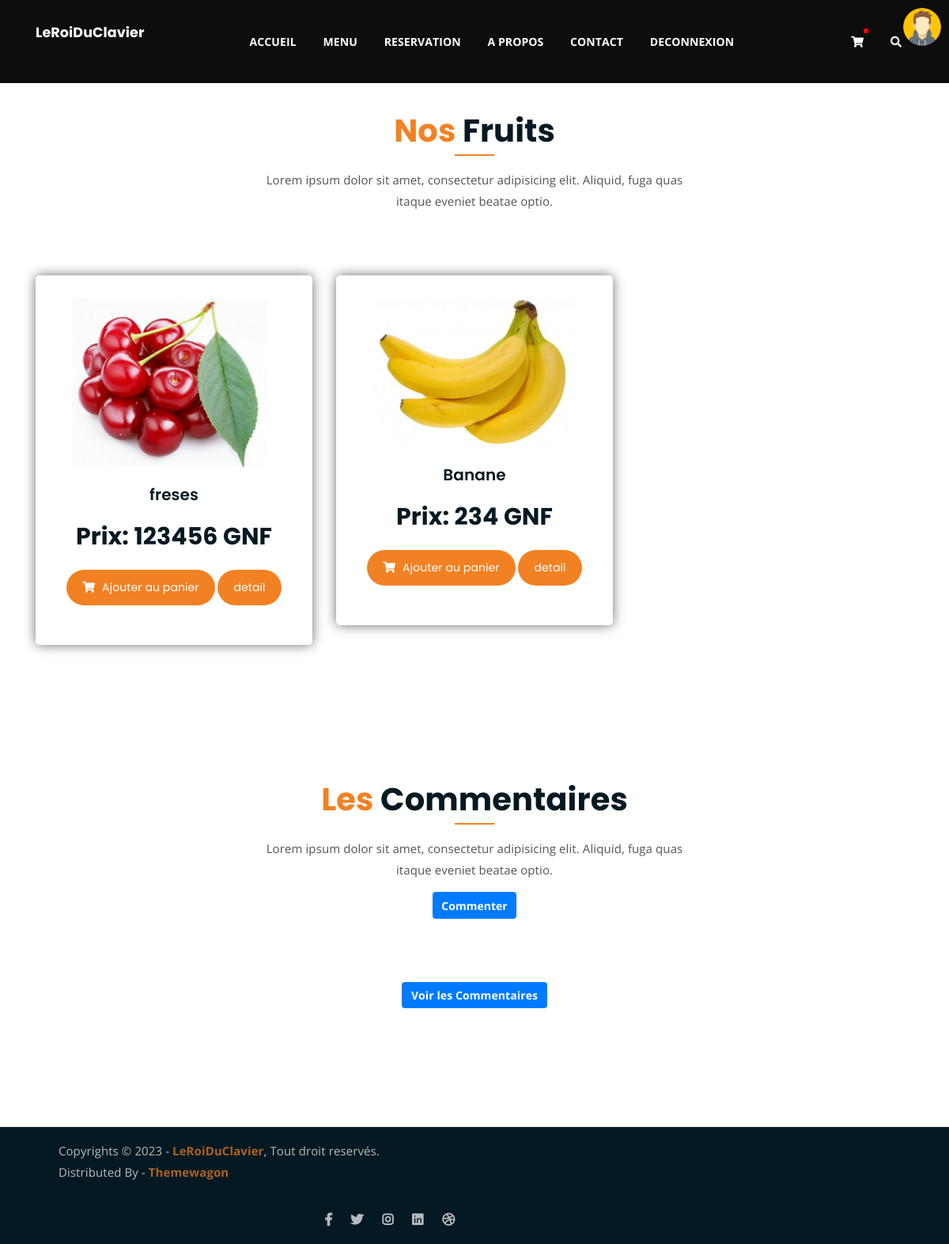
/categorie1 (signed in), run on the app's committed database.
### gestion_compte/models.py (models this page shows)
class utilisateurs(AbstractUser):
    phone = models.CharField(max_length=13,unique=True,null=True,blank=True)
    profile=models.ImageField(upload_to='profile/',null=True,blank=True)
    token = models.CharField(max_length=120, default='')

### gestion_produit/models.py (models this page shows, shortened)
class Categorie(models.Model):
    nom_categorie = models.CharField(max_length=50)
    class Meta:
        verbose_name=("Categorie")
        verbose_name_plural=("Categories")

class Produits(models.Model):
    nom = models.CharField(max_length=50)
    description = models.TextField()
    prix = models.PositiveIntegerField()
    image = models.ImageField(upload_to='%Y/%m/%d',blank=True,null=True)
    date = models.DateField(auto_now=True)
    categorie = models.ForeignKey(Categorie, on_delete=models.CASCADE)
    class Meta:
        verbose_name=("Produits")
        verbose_name_plural=("Produits")

### gestion_produit/views.py (the view)
def aff_categories(request,id_categorie):
    categorie = Categorie.objects.get(id=id_categorie)
    produit = Produits.objects.filter(categorie=categorie)
    context = {"categorie":categorie,
               "produit":produit}
    return render(request, 'gestion_produit/categories.html',context)

### gestion_produit/context_proccessor.py (called while the page is built)
def list_menu(request):
    donnees = Produits.objects.all()
    cat = Categorie.objects.all()
    context = {'donnees':donnees,"cat":cat}
    return context

### gestion_produit/templates/gestion_produit/categories.html
{% block header %}
	{% include "header.html" %}
{% endblock %}
<div class="product-section mt-150 mb-150">
	<div class="container">
		<div class="row">
			<div class="col-lg-8 offset-lg-2 text-center">
				<div class="section-title">
					<h3><span class="orange-text">Nos</span> {{ categorie.nom_categorie }}</h3>
					<p>Lorem ipsum dolor sit amet, consectetur adipisicing elit. Aliquid, fuga quas itaque eveniet beatae optio.</p>
				</div>
			</div>
		</div>
		<div class="row product-lists">
			{% for Produits in produit  %}
			<div class="col-lg-4 col-md-6 text-center berry">
				<div class="single-product-item">
					<div class="product-image">
						<a href="{% url 'detail_produit' Produits.id %}"><img src="{{ Produits.image.url }}" alt="{{Produits.nom}}" ></a>
					</div>
					<h3>{{ Produits.nom }}</h3>
					<p class="product-price">Prix: {{ Produits.prix }} GNF</p>
					<a href="{% url 'add_to_card' Produits.id %}" class="cart-btn"><i class="fas fa-shopping-cart"></i> Ajouter au panier</a>
					<a href="detail_produit/{{Produits.id}}" class="cart-btn"> detail</a>
				</div>
			</div>
			{% empty %}
			<center>
				<h3> ce produit n'existe pas pour le moment !!!</h3>
			</center>			{% endfor %}
		</div>
	</div>
</div>
{% block footer %}
	{% include "footer.html" %}
{% endblock %}

### templates/header.html (shortened to what this page needs)
{% load static %}
{% block header %}
<!DOCTYPE html>
<html lang="en">
	<head>
		<link rel="stylesheet" href="{% static 'gestion_produit/assets/css/all.min.css' %} ">
		<link rel="stylesheet" href=" {% static 'gestion_produit/assets/bootstrap/css/bootstrap.min.css' %} ">
		<link rel="stylesheet" href=" {% static 'gestion_produit/assets/css/owl.carousel.css' %} ">
		<link rel="stylesheet" href=" {% static 'gestion_produit/assets/css/magnific-popup.css' %} ">
		<link rel="stylesheet" href="{% static 'gestion_produit/assets/css/animate.css' %}">
		<link rel="stylesheet" href="{% static 'gestion_produit/assets/css/meanmenu.min.css' %}">
		<link rel="stylesheet" href="{% static 'gestion_produit/assets/css/main.css' %}">
		<link rel="stylesheet" href="{% static 'gestion_produit/assets/css/responsive.css' %}">
	</head>
<body>
	<div class="top-header-area" id="sticker" style="background-color: rgb(14, 13, 13);">
		{% if user.is_authenticated %}
			{% if user.profile %}
			<img src="{{ user.profile.url }}" alt="" style="width: 4%;float: right;border-radius: 50%;margin: 10px;position: absolute;right: 0;top: 0;">
			{% else %}
		<img src="media/img/avatar.jpg" alt="" style="width: 4%;float: right;border-radius: 50%;margin: 10px;position: absolute;right: 0;top: 0;">
			{% endif %}
		{% endif %}
		<div class="container">
			<div class="row">
				<div class="col-lg-12 col-sm-12 text-center">
					<div class="main-menu-wrap">
						<div class="site-logo">
							{% if user.is_authenticated %}
							<a href="{% url 'list_menu'%}">
								<h5 style="color: white;">{{ user.username }}</h5>
							</a>
							{% endif %}
						</div>
						<nav class="main-menu">
							<ul>
								<li class="active "><a href="{% url 'list_menu' %}" >ACCUEIL</a>
								</li>
								<li class=""><a href="{% url 'all_products' %}">MENU</a>
								</li>
								<li class=""><a href="{% url 'reservation' %}">RESERVATION</a></li>
								<li class=""><a href="{% url 'apropos' %}">A PROPOS</a></li>
								<li class=""><a href="{% url 'contact' %}">CONTACT</a></li>
								{% if not user.is_authenticated %}
								<li class=" "><a href="#">CONNEXION</a>
									<ul class="sub-menu">
										<li><a href="{% url 'login' %}">Se connecter</a>
											<li><a href="{% url 'singup' %}">S'inscrire</a></li>
									</ul>
								</li>
								{% else %}
								<li class=" "><a href="{% url 'logout' %}">DECONNEXION</a></li>
								{% endif %}
								<li>
									<div class="header-icons">
										{% if user.is_authenticated %}
										<a class="shopping-cart" href="{% url 'cart' %}"><i class="fas fa-shopping-cart"  style="position: relative;"> {% if user.is_authenticated %}<span style="position: absolute;background-color: red;border-radius: 30%;padding: 3px;font-size: 13px;top: -10px;font-weight: bold;">{{ nb }}</span>{% endif %}</i></a>
										{% endif %}
										<a class="mobile-hide search-bar-icon" href="#"><i class="fas fa-search"></i></a>
									</div>
								</li>
							</ul>
						</nav>
					</div>
				</div>
			</div>
		</div>
	</div>
	{% endblock %}

### gestion_produit/static/gestion_produit/assets/css/main.css (style rules this page uses)
html { font-size: 14px; font-weight: 400; line-height: 28px; height: 100%; }
body { font-family: "Open Sans", sans-serif; font-weight: 400; font-size: 1rem; letter-spacing: 0.1px; line-height: 1.8; color: #051922; overflow-x: hidden; }
body img { max-width: 100%; }
a { cursor: pointer; text-decoration: none; -webkit-transition: all 0.2s ease-in-out; -o-transition: all 0.2s ease-in-out; transition: all 0.2s ease-in-out; }
h1, .h1, h2, .h2, h3, .h3, h4, .h4, h5, .h5, h6, .h6 { font-family: "Poppins", sans-serif; font-weight: 700; margin: 0 0 1.25rem 0; color: #051922; }
h1:last-child, .h1:last-child, h2:last-child, .h2:last-child, h3:last-child, .h3:last-child, h4:last-child, .h4:last-child, h5:last-child, .h5:last-child, h6:last-child, .h6:last-child { margin: 0; }
h3, .h3 { font-size: 2rem; font-weight: 700; line-height: 2.25rem; }
h5, .h5 { font-size: 1.25rem; font-weight: 700; line-height: 1.5rem; }
p { font-family: "Open Sans", sans-serif; font-weight: 400; font-size: 1rem; letter-spacing: 0.1px; line-height: 1.8; color: #051922; margin: 0 0 1.25rem 0; }
p:last-child { margin: 0; }
.mt-150 { margin-top: 150px; }
.mb-150 { margin-bottom: 150px; }
.orange-text { color: #F28123; }
a.boxed-btn, a.bordered-btn, a.cart-btn { border-radius: 50px; }
.section-title h3 { font-size: 40px; position: relative; padding-bottom: 15px; }
.section-title h3:after { position: absolute; content: ''; left: 0px; right: 0px; bottom: 0px; width: 50px; height: 2px; background-color: #F28123; margin: 0 auto; }
.section-title p { font-size: 15px; width: 530px; margin: 0 auto; color: #555; margin-top: 10px; line-height: 1.8; }
.section-title { margin-bottom: 80px; }
.top-header-area { position: absolute; z-index: 999; width: 100%; padding: 25px 0; }
nav.main-menu ul { margin: 0; padding: 0; list-style: none; }
nav.main-menu ul li { display: inline-block; }
nav.main-menu ul li a { color: #fff; font-weight: 700; display: block; padding: 15px; }
nav.main-menu ul > li { position: relative; }
nav.main-menu ul li:last-child a { display: inline-block; }
nav.main-menu > ul li:last-child { float: right; }
.site-logo { float: left; max-width: 150px; }
.main-menu-wrap { position: relative; }
.header-icons a { color: #fff; display: inline-block; padding: 10px; }
.site-logo { padding: 6px 0; }
nav.main-menu li a { -webkit-transition: 0.3s; -o-transition: 0.3s; transition: 0.3s; }
.top-header-area .header-icons a { -webkit-transition: 0.3s; -o-transition: 0.3s; transition: 0.3s; }
.top-header-area { -webkit-transition: 0.3s; -o-transition: 0.3s; transition: 0.3s; }
.product-image img { -webkit-transition: 0.3s; -o-transition: 0.3s; transition: 0.3s; }
a.cart-btn { -webkit-transition: 0.3s; -o-transition: 0.3s; transition: 0.3s; }
.single-product-item { -webkit-transition: 0.3s; -o-transition: 0.3s; transition: 0.3s; }
html, body { height: 100%; }
.single-product-item { margin-bottom: 30px; }
.product-image { padding: 30px; padding-bottom: 0; }
.product-image img { width: 90%; border-radius: 5px; margin-bottom: 20px; }
.single-product-item h3 { font-size: 20px; font-weight: 600; margin-bottom: 10px; }
p.product-price { font-family: 'Poppins', sans-serif; font-size: 30px; font-weight: 700; margin-bottom: 15px; }
a.cart-btn { font-family: 'Poppins', sans-serif; display: inline-block; background-color: #F28123; color: #fff; padding: 10px 20px; }
a.cart-btn i { margin-right: 5px; }
.single-product-item { -webkit-box-shadow: 0 0 15px #6d6d6d; box-shadow: 0 0 15px #6d6d6d; padding-bottom: 50px; border-radius: 5px; }

### data on the page
utilisateurs: username "LeRoiDuClavier"
Categorie: nom_categorie "Fruits"
Produits: image (picture), nom "freses", prix "123456"
Produits: image (picture), nom "Banane", prix "234"
